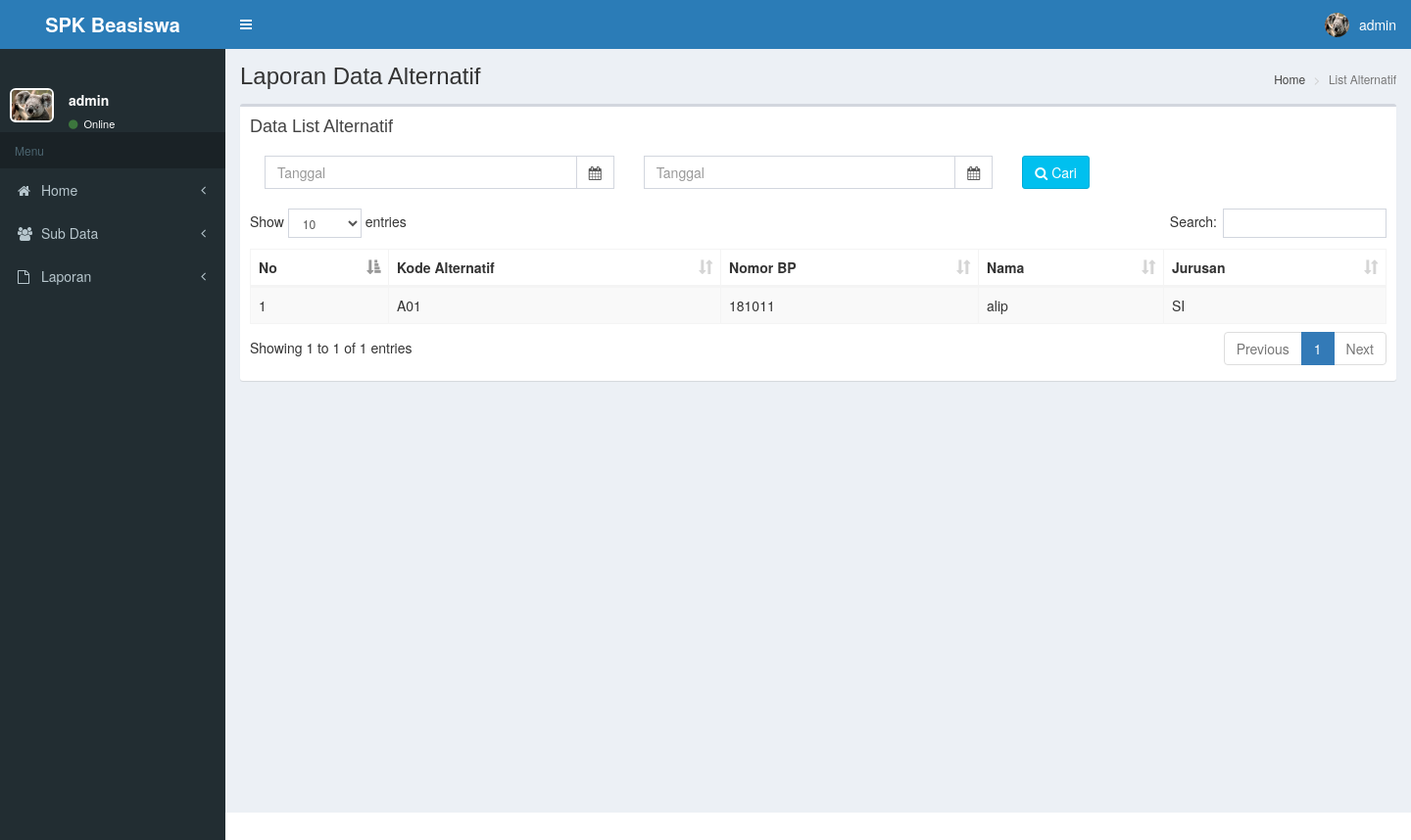
Before: /admin/admin.php?p=laporan-siswa (signed in) with the older database file.
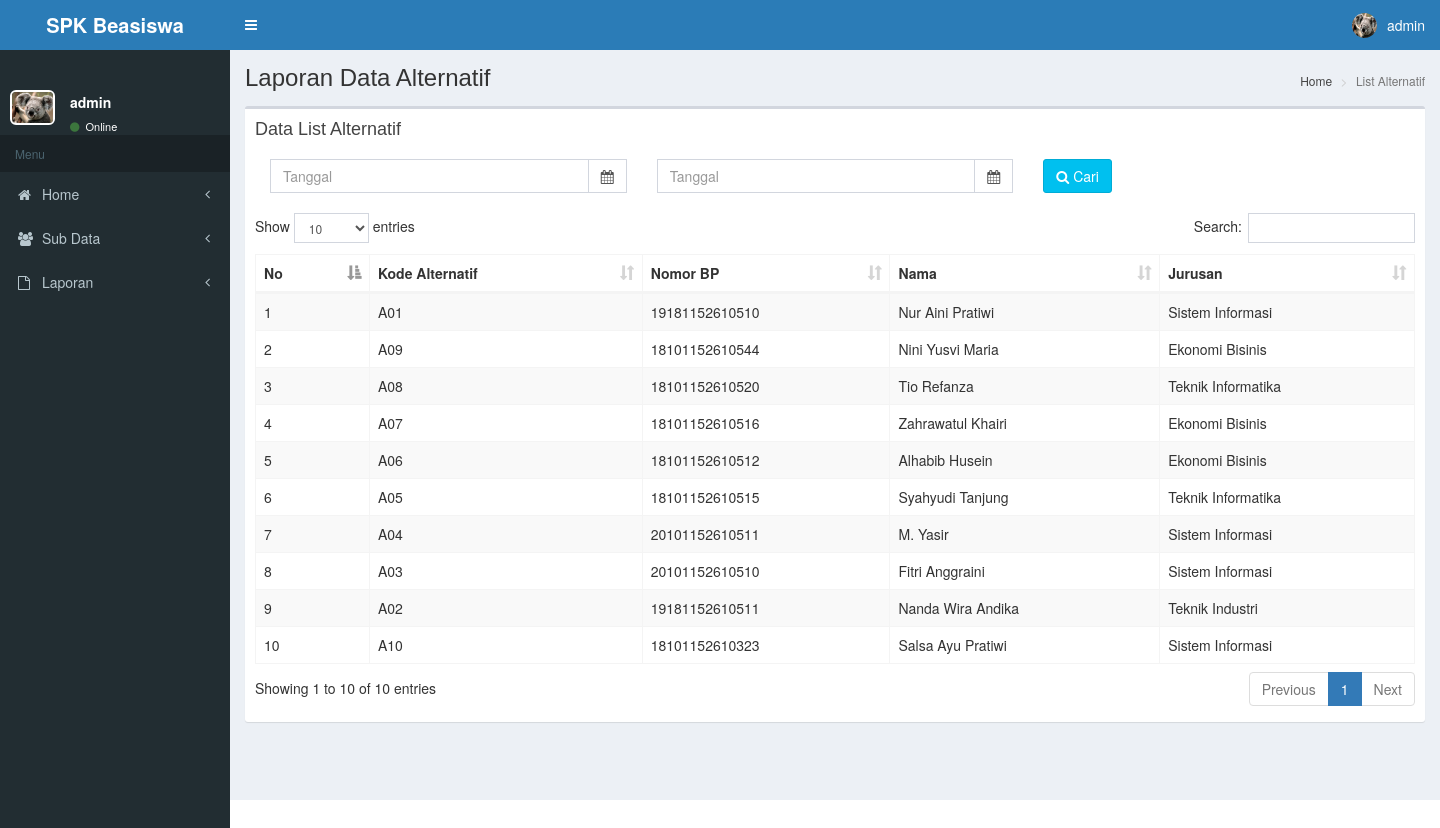
After: the same page with the newer database file.
### tables this page shows
CREATE TABLE `alternatif` (
  `id_alternatif` varchar(30) NOT NULL,
  `nbp` varchar(50) NOT NULL,
  `nama` varchar(100) NOT NULL,
  `jurusan` varchar(30) NOT NULL,
  `preferensi` double NOT NULL,
  `tanggal` date NOT NULL
);

### admin/pages/laporan-siswa.php (the view, shortened to what this page needs)
<div class="content-wrapper">
  <section class="content-header">
    <h1>
      Laporan Data Alternatif
    </h1>
    <ol class="breadcrumb">
      <li><a href="#"> Home</a></li>
      <li class="active">List Alternatif</li>
    </ol>
  </section>
  <section class="content">
    <div class="row">
      <div class="col-xs-12">
        <div class="box">
          <div class="box-header">
            <h3 class="box-title">Data List Alternatif</h3>
          </div>
              <div class="box-header">
              <div class="row">
                <div class="col-md-12">
                <form action="#" method="post">
                  <div class="col-md-4">
                    <div class="input-group">
                      <input type="text" class="form-control" name="tanggal1" value="<?php if(empty($_POST['tanggal1'])){echo "";}else{echo $_POST['tanggal1'];} ?>" placeholder="Tanggal" id="datepicker4">
                      <div class="input-group-addon"><i class="fa fa-calendar"></i></div>
                    </div>
                  </div>
                  <div class="col-md-4">
                    <div class="input-group">
                      <input type="text" class="form-control" name="tanggal2" value="<?php if(empty($_POST['tanggal2'])){echo "";}else{echo $_POST['tanggal2'];} ?>" placeholder="Tanggal" id="datepicker5">
                      <div class="input-group-addon"><i class="fa fa-calendar"></i></div>
                    </div>
                    </div>
                    <div class="col-md-1"><button type="submit" name="b1" class="btn btn-info"><i class="fa fa-search"></i> Cari</button>
                    </div>
                </form>
                </div>
              </div>
            </div>
          <div class="box-body">
            <div class="table-responsive">
            <table id="example1" class="table table-bordered table-striped">
              <thead>
                <tr>
                  <th>No</th>
                  <th>Kode Alternatif</th>
                  <th>Nomor BP</th>
                  <th>Nama </th>
                  <th>Jurusan</th>
                </tr>
              </thead>
              <tbody>
                 <?php
                 include './../koneksi/koneksi.php';
                $no=0;
                  if(isset($_POST['b1'])){
              $sql=mysqli_query($conn,"SELECT * FROM alternatif where date(tanggal) between '$_POST[tanggal1]' and '$_POST[tanggal2]' ORDER BY tanggal desc ");
                  }else{
                      $sql=mysqli_query($conn,"SELECT * FROM alternatif  ORDER BY tanggal desc");
                  }
                while($q=mysqli_fetch_array($sql)){
                  $no++;
               ?>
                <tr>
                <td><?php echo $no; ?></td>
                   <td><?php echo $q['id_alternatif']; ?></td>
                  <td><?php echo $q['nbp']; ?></td>
                  <td><?php echo $q['nama']; ?></td>
                    <td><?php echo $q['jurusan']; ?></td>
                </tr>
            <?php } ?>
              </tbody>
            </table>
          </div>
          </div>
        </div>
      </div>
    </div>
      </section>
</div>

Changed rows visible on the page:
changed alternatif "A01": nbp "181011" → "19181152610510"; nama "alip" → "Nur Aini Pratiwi"; jurusan "SI" → "Sistem Informasi"
added alternatif: id_alternatif "A09", nbp "18101152610544", nama "Nini Yusvi Maria", jurusan "Ekonomi Bisinis"
added alternatif: id_alternatif "A08", nbp "18101152610520", nama "Tio Refanza", jurusan "Teknik Informatika"
added alternatif: id_alternatif "A07", nbp "18101152610516", nama "Zahrawatul Khairi", jurusan "Ekonomi Bisinis"
added alternatif: id_alternatif "A06", nbp "18101152610512", nama "Alhabib Husein", jurusan "Ekonomi Bisinis"
added alternatif: id_alternatif "A05", nbp "18101152610515", nama "Syahyudi Tanjung", jurusan "Teknik Informatika"
added alternatif: id_alternatif "A04", nbp "20101152610511", nama "M. Yasir", jurusan "Sistem Informasi"
added alternatif: id_alternatif "A03", nbp "20101152610510", nama "Fitri Anggraini", jurusan "Sistem Informasi"
added alternatif: id_alternatif "A02", nbp "19181152610511", nama "Nanda Wira Andika", jurusan "Teknik Industri"
added alternatif: id_alternatif "A10", nbp "18101152610323", nama "Salsa Ayu Pratiwi", jurusan "Sistem Informasi"
Other visible differences:
text written by a page script: "Show entries Search: Showing 1 to 1 of 1 entries Previous 1 Next" → "Show entries Search: Showing 1 to 10 of 10 entries Previous 1 Next"
